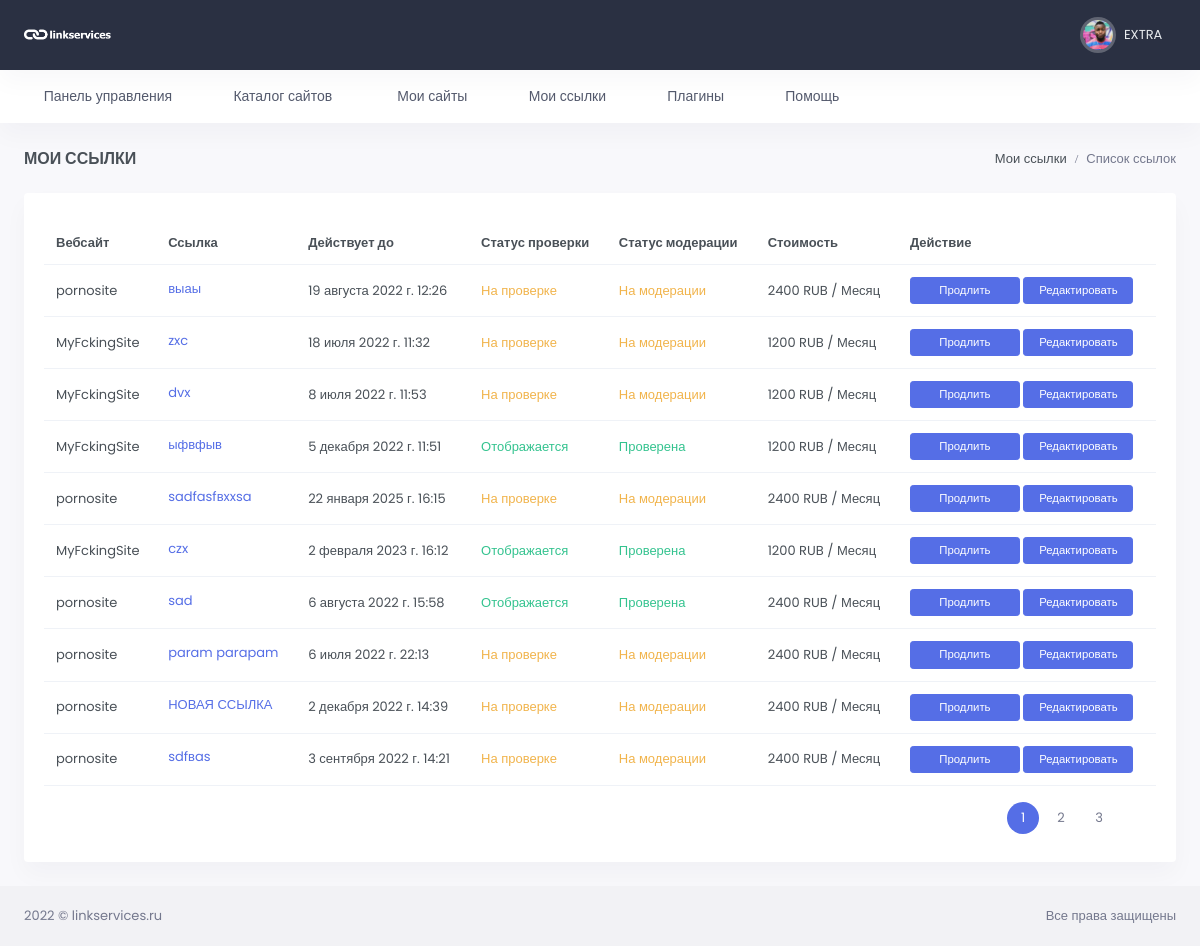
The page /my-links/ (signed in) on the database as committed earlier.
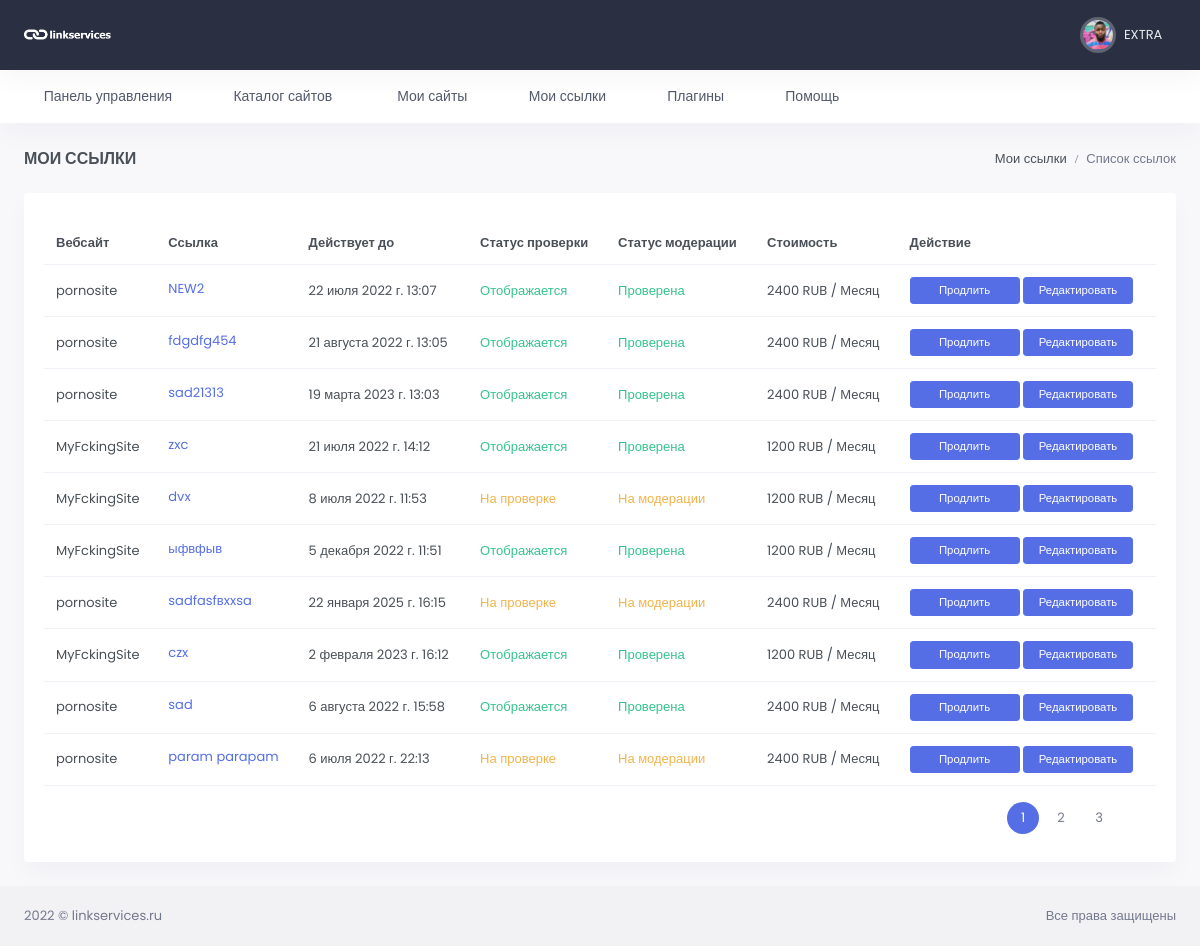
The same page on the database as committed later.
### link_app/models.py (models this page shows, shortened)
class Link(models.Model):
    REJECT = 'Отклонено'
    REVIEW = 'На проверке'
    PUBLISHED = 'Отображается'
    STATUS_CHOICE = (
        (REJECT, 'Отклонено'),
        (REVIEW, 'На проверке'),
        (PUBLISHED, 'Отображается')
    )
    url = models.ForeignKey(WebSite, on_delete=models.CASCADE, verbose_name='url сайта')
    link = models.TextField(verbose_name="Ссылка")
    link2 = models.TextField(blank=True, null=True, verbose_name="Ссылка2")
    status_verify = models.CharField(max_length=25, choices=STATUS_CHOICE, default=REVIEW,
                                     verbose_name='Статус проверки')
    moderation = models.CharField(max_length=25, choices=STATUS_CHOICE, default=REVIEW,
                                  verbose_name='Статус модерации')
    valid_date = models.DateTimeField(auto_now_add=False, verbose_name='В работе до', blank=True)
    created = models.DateTimeField(auto_now_add=True, verbose_name='Добавлено')
    update = models.DateTimeField(auto_now=True, verbose_name='Изменено')
    user = models.ForeignKey(Profile, related_name='user_link', on_delete=models.CASCADE,
                             max_length=100, blank=True, null=True, verbose_name='email заказчика')
    count_month = models.IntegerField(default=1, verbose_name='Количество месяцев')
    class Meta:
        verbose_name = 'Ссылка'
        verbose_name_plural = 'Ссылки'
        ordering = ('-created',)

### site_app/models.py (models this page shows, shortened)
class WebSite(models.Model):
    MODERATION = 'На модерации'
    PUBLISHED = 'Опубликовано'
    REJECTED = 'Отклонено'
    STATUS_CHOICES = (
        (MODERATION, 'На модерации'),
        (PUBLISHED, 'Опубликовано'),
        (REJECTED, 'Отклонено')
    )
    url = models.CharField(max_length=255, verbose_name='url сайта')
    user = models.ForeignKey(Profile, related_name='user_website', on_delete=models.CASCADE,
                             max_length=100, blank=True, null=True, verbose_name='email заказчика')
    category = models.ForeignKey(Category, on_delete=models.CASCADE, verbose_name='Тематика')
    price = models.IntegerField(verbose_name='Цена')
    status = models.CharField(max_length=20, choices=STATUS_CHOICES, default=MODERATION, verbose_name='Статус')
    total_link = models.IntegerField(verbose_name='Всего ссылок', blank=True, null=True)
    yandex_x = models.IntegerField(verbose_name='Яндекс Икс', blank=True, null=True)
    yandex_stat = models.CharField(max_length=255, verbose_name='Яндекс статистика')
    increase = models.PositiveIntegerField(verbose_name='Наценка %', default=50, blank=True, null=True)
    password_yandex = models.CharField(max_length=250, verbose_name='Пароль от статистики', blank=True, null=True)
    created = models.DateTimeField(auto_now_add=True, verbose_name='Добавлено')
    update = models.DateTimeField(auto_now=True, verbose_name='Изменено')
    def __str__(self):
        return self.url
    class Meta:
        verbose_name = 'Сайт'
        verbose_name_plural = 'Сайты'
        ordering = ('-created',)
    def get_increase_price(self):
        return int(self.price * (self.increase / 100 + 1))

### link_app/views.py (the view)
# urls.py: path('', MyLinks.as_view(), name='my-links'),
class MyLinks(LoginRequiredMixin, ListView):
    model = Link
    template_name = 'link_app/mylinks.html'
    context_object_name = 'link'
    paginate_by = 10
    def get_queryset(self):
        return Link.objects.filter(user=self.request.user.profile,
                                   valid_date__gte=datetime.datetime.now()).select_related()

### link_app/templates/link_app/mylinks.html (shortened to what this page needs)
{% extends 'base.html' %}
{% load static %}
{% block content %}
<div id="layout-wrapper">
<div class="main-content">
    <div class="page-content">
        <div class="container-fluid">
            <div class="row">
                <div class="col-12">
                    <div class="page-title-box d-sm-flex align-items-center justify-content-between">
                        <h4 class="mb-sm-0 font-size-18">Мои ссылки</h4>
                        <div class="page-title-right">
                            <ol class="breadcrumb m-0">
                                <li class="breadcrumb-item"><a href="javascript: void(0);">Мои ссылки</a></li>
                                <li class="breadcrumb-item active">Список ссылок</li>
                            </ol>
                        </div>
                    </div>
                </div>
            </div>
            <div class="row">
                <div class="col-12">
                    <div class="card">
                        <div class="card-body">
                            <div class="table-responsive">
                                <table class="table align-middle table-nowrap">
                                    <thead>
                                    <tr>
                                        <th>Вебсайт</th>
                                        <th>Ссылка</th>
                                        <th>Действует до</th>
                                        <th>Статус проверки</th>
                                        <th>Статус модерации</th>
                                        <th>Стоимость</th>
                                        <th>Действие</th>
                                    </tr>
                                    </thead>
                                    <tbody>
                                    {% for item in link %}
                                        {% include 'link_app/partials/itemlink.html' %}
                                    {% endfor %}
                                    </tbody>
                                </table>
                            </div>
                          {% include 'inc/_pagination.html' %}
                        </div>
                    </div>
                </div>
            </div>
        </div>
    </div>
</div>
</div>
{% endblock %}

### link_app/templates/link_app/partials/itemlink.html
<tr>
    <td>{{ item.url }}</td>
    <td>
        <p class="mb-1"><a href="#" target="_blank"
                           style="text-decoration: underline;">{{ item.link|safe }}</a></p>
    </td>
    <td>{{ item.valid_date }}</td>
    {% if item.status_verify == 'Отображается' %}
    <td><span class="text-success">Отображается</span></td>
    {% elif item.status_verify == 'Отклонено' %}
    <td><span class="text-danger">Отклонено</span></td>
    {% else %}
    <td><span class="text-warning">На проверке</span></td>
    {% endif %}
        {% if item.moderation == 'Отклонено' %}
    <td><span class="text-danger">Отклонено</span></td>
    {% elif item.moderation == 'Отображается' %}
    <td><span class="text-success">Проверена</span></td>
    {% else %}
    <td><span class="text-warning">На модерации</span></td>
    {% endif %}
    <td>{{ item.url.get_increase_price }}  RUB / Месяц</td>
    <td>
        <a href="{% url 'extension-link' item.id %}" class="btn btn-primary btn-sm w-md">Продлить</a>
        <a href="{% url 'update-link' item.id %}" class="btn btn-primary btn-sm w-md">Редактировать</a>
    </td>
</tr>

Rows that differ between the two databases and show on the page:
no longer on this page (row unchanged): Link: url "pornosite", link "НОВАЯ ССЫЛКА", valid_date "2 декабря 2022 г. 14:39", status_verify "На проверке", moderation "На модерации", url.get_increase_price "2400"
no longer on this page (row unchanged): Link: url "pornosite", link "sdfвas", valid_date "3 сентября 2022 г. 14:21", status_verify "На проверке", moderation "На модерации", url.get_increase_price "2400"
added Link: url "pornosite", link "NEW2", valid_date "22 июля 2022 г. 13:07", status_verify "Отображается", moderation "Проверена", url.get_increase_price "2400"
added Link: url "pornosite", link "fdgdfg454", valid_date "21 августа 2022 г. 13:05", status_verify "Отображается", moderation "Проверена", url.get_increase_price "2400"
changed Link: link "выаы" → "sad21313"; valid_date "19 августа 2022 г. 12:26" → "19 марта 2023 г. 13:03"; status_verify "На проверке" → "Отображается"; moderation "На модерации" → "Проверена"
changed Link "zxc": valid_date "18 июля 2022 г. 11:32" → "21 июля 2022 г. 14:12"; status_verify "На проверке" → "Отображается"; moderation "На модерации" → "Проверена"
